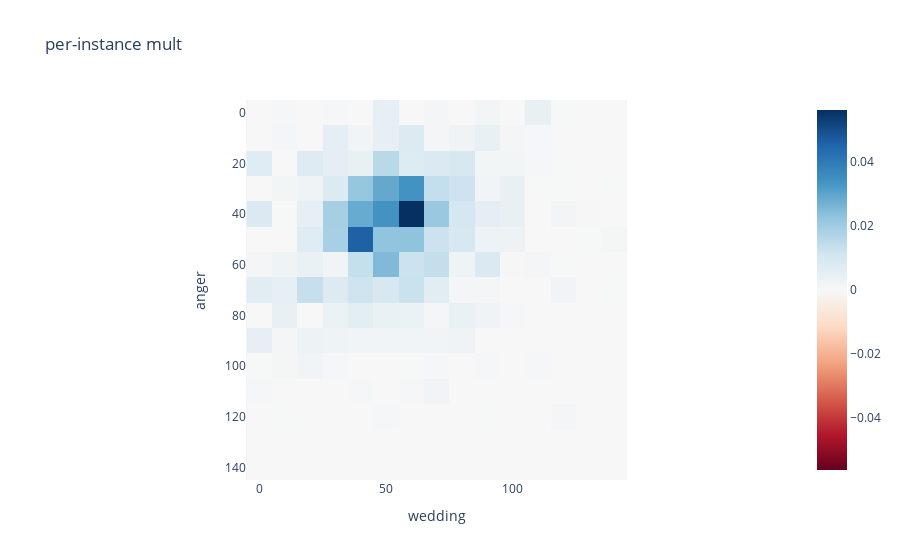

Source (notebook cell):
### Code cell
per_instance_mults = torch.zeros((len(scales), len(scales)))

for d in gen_log:
    scale1, scale2 = d['scales']
    i = scales.index(scale1)
    j = scales.index(scale2)
    s1 = d['scores_1']
    s1 = [(x - 1) / 9 for x in s1]
    s2 = d['scores_2']
    s2 = [(x - 1) / 9 for x in s2]
    coh = d['coherence_scores']
    coh = [(x - 1) / 9 for x in coh]
    total = sum([a*b*c for a, b, c in zip(s1, s2, coh)])
    total = total / len(s1)
    per_instance_mults[i, j] = total


fig = px.imshow(per_instance_mults, x=scales, y=scales,
            title=f"per-instance mult",labels={'x': feature_descriptions[1], 'y': feature_descriptions[0]},
            color_continuous_scale="RdBu", color_continuous_midpoint=0)
fig.show()

### Figure 1 — Plotly figure (JSON) as saved in the notebook; plotly's stock layout.template omitted (floating-point values rounded to 4 significant figures; data arrays with more than 128 entries replaced by an {"elided": "..."} marker saying what was removed)
{"data": [{"coloraxis": "coloraxis", "hovertemplate": "wedding: %{x}<br>anger: %{y}<br>color: %{z}<extra></extra>", "name": "0", "type": "heatmap", "x": [0, 10, 20, 30, 40, 50, 60, 70, 80, 90, 100, 110, 120, 130, 140], "xaxis": "x", "y": [0, 10, 20, 30, 40, 50, 60, 70, 80, 90, 100, 110, 120, 130, 140], "yaxis": "y", "z": {"elided": "15x15 float values"}}], "layout": {"coloraxis": {"cmid": 0, "colorscale": [[0, "rgb(103,0,31)"], [0.1, "rgb(178,24,43)"], [0.2, "rgb(214,96,77)"], [0.3, "rgb(244,165,130)"], [0.4, "rgb(253,219,199)"], [0.5, "rgb(247,247,247)"], [0.6, "rgb(209,229,240)"], [0.7, "rgb(146,197,222)"], [0.8, "rgb(67,147,195)"], [0.9, "rgb(33,102,172)"], [1, "rgb(5,48,97)"]]}, "title": {"text": "per-instance mult"}, "xaxis": {"anchor": "y", "constrain": "domain", "domain": [0, 1], "scaleanchor": "y", "title": {"text": "wedding"}}, "yaxis": {"anchor": "x", "autorange": "reversed", "constrain": "domain", "domain": [0, 1], "title": {"text": "anger"}}}}
